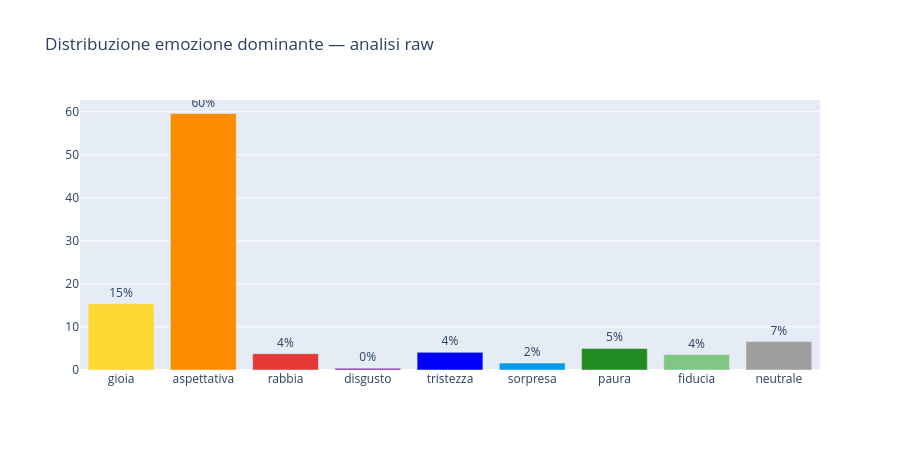

Write notebook code for a chart like this one.
### Code cell
plot_emotion_bars(counts_raw, total, 'Distribuzione emozione dominante — analisi raw').show()

### Figure 1 — Plotly figure (JSON) as saved in the notebook; plotly's stock layout.template omitted (floating-point values rounded to 4 significant figures)
{"data": [{"marker": {"color": "#FDD835"}, "name": "gioia", "text": ["15%"], "textposition": "outside", "x": ["gioia"], "y": [15.4], "type": "bar"}, {"marker": {"color": "#FB8C00"}, "name": "aspettativa", "text": ["60%"], "textposition": "outside", "x": ["aspettativa"], "y": [59.6], "type": "bar"}, {"marker": {"color": "#E53935"}, "name": "rabbia", "text": ["4%"], "textposition": "outside", "x": ["rabbia"], "y": [3.8], "type": "bar"}, {"marker": {"color": "#8E24AA"}, "name": "disgusto", "text": ["0%"], "textposition": "outside", "x": ["disgusto"], "y": [0.4], "type": "bar"}, {"marker": {"color": "#0000FF"}, "name": "tristezza", "text": ["4%"], "textposition": "outside", "x": ["tristezza"], "y": [4.1], "type": "bar"}, {"marker": {"color": "#039BE5"}, "name": "sorpresa", "text": ["2%"], "textposition": "outside", "x": ["sorpresa"], "y": [1.6], "type": "bar"}, {"marker": {"color": "#228B22"}, "name": "paura", "text": ["5%"], "textposition": "outside", "x": ["paura"], "y": [5.0], "type": "bar"}, {"marker": {"color": "#81C784"}, "name": "fiducia", "text": ["4%"], "textposition": "outside", "x": ["fiducia"], "y": [3.6], "type": "bar"}, {"marker": {"color": "#9E9E9E"}, "name": "neutrale", "text": ["7%"], "textposition": "outside", "x": ["neutrale"], "y": [6.6], "type": "bar"}], "layout": {"title": {"text": "Distribuzione emozione dominante — analisi raw"}, "barmode": "group", "height": 450, "showlegend": false}}
